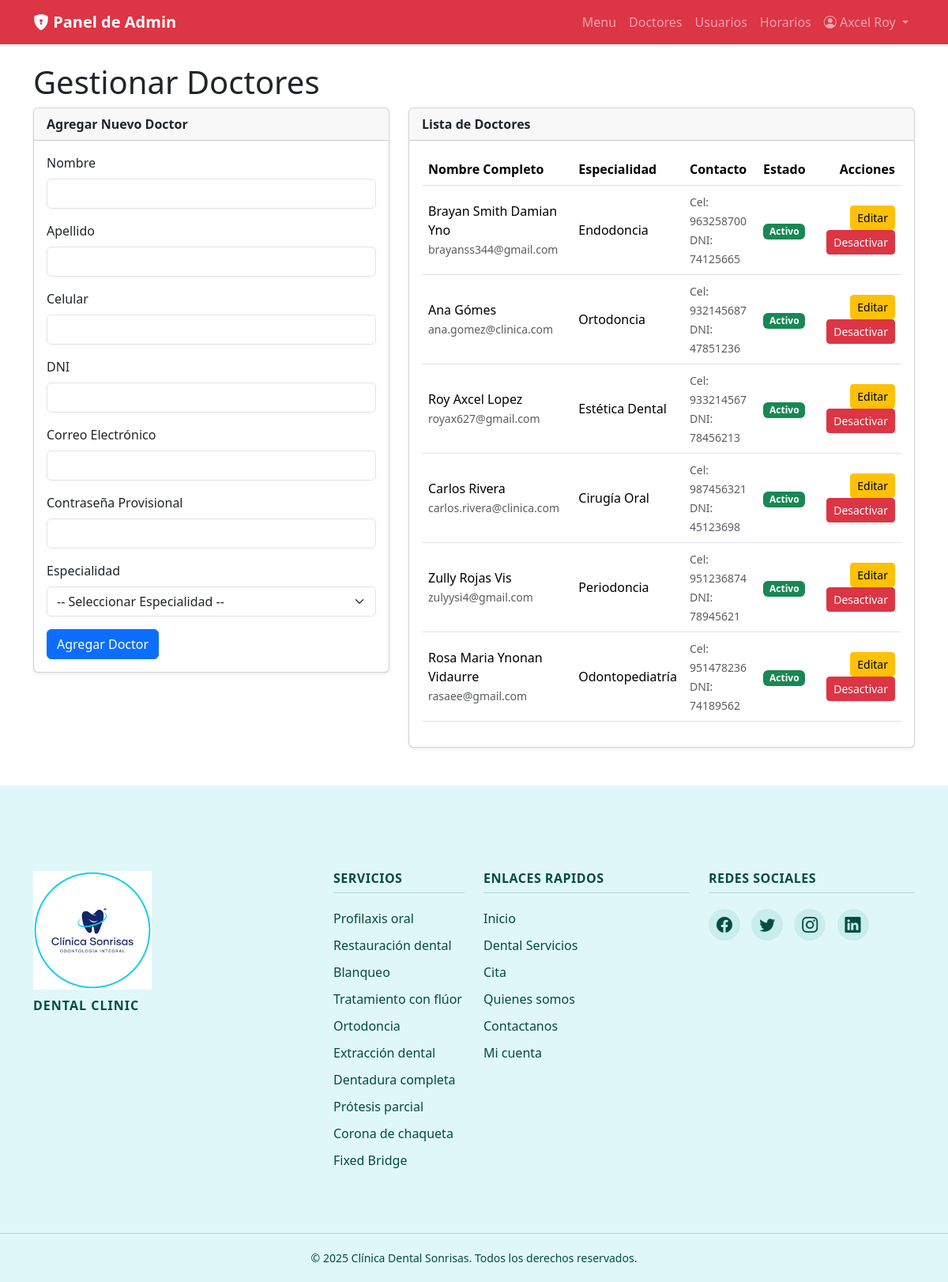
Screenshot of /admin/gestionar_doctores.php (signed in) with the database file from the repository.
### tables this page shows
CREATE TABLE `usuarios` (
  `id_usuario` int(11) NOT NULL,
  `nombre` varchar(100) NOT NULL,
  `apellido` varchar(100) NOT NULL,
  `celular` varchar(20) DEFAULT NULL,
  `dni` varchar(20) DEFAULT NULL,
  `correo` varchar(100) NOT NULL,
  `password` varchar(255) NOT NULL,
  `rol` enum('paciente','doctor','administrador') NOT NULL,
  `estado` enum('activo','inactivo') NOT NULL DEFAULT 'activo',
  `fecha_registro` timestamp NOT NULL DEFAULT current_timestamp()
);

CREATE TABLE `especialidades` (
  `id_especialidad` int(11) NOT NULL,
  `nombre_especialidad` varchar(100) NOT NULL,
  `estado` enum('activo','inactivo') NOT NULL DEFAULT 'activo'
);

### admin/gestionar_doctores.php (the view, shortened to what this page needs)
<?php
require_once __DIR__ . '/../includes/config.php';
$errors = [];
$query_doctores = "SELECT u.id_usuario, u.nombre, u.apellido, u.correo, u.celular, u.dni, u.estado, e.nombre_especialidad
                   FROM usuarios u
                   LEFT JOIN doctores d ON u.id_usuario = d.id_usuario
                   LEFT JOIN especialidades e ON d.id_especialidad = e.id_especialidad
                   WHERE u.rol = 'doctor'
                   ORDER BY u.apellido, u.nombre";
$doctores = $mysqli->query($query_doctores);
require_once ROOT_PATH . '/includes/header.php';
?>
<h1>Gestionar Doctores</h1>
<div class="row">
    <div class="col-lg-5 mb-4">
           <div class="card shadow-sm">
               <div class="card-header fw-bold">Agregar Nuevo Doctor</div>
               <div class="card-body">
                    <form method="POST" novalidate>
                        <div class="mb-3">
                            <label for="nombre" class="form-label">Nombre</label>
                            <input type="text" name="nombre" id="nombre" class="form-control <?php echo (isset($errors['nombre'])) ? 'is-invalid' : ''; ?>" value="<?php echo htmlspecialchars($_POST['nombre'] ?? ''); ?>" required>
                        </div>
                        <div class="mb-3">
                            <label for="apellido" class="form-label">Apellido</label>
                            <input type="text" name="apellido" id="apellido" class="form-control <?php echo (isset($errors['apellido'])) ? 'is-invalid' : ''; ?>" value="<?php echo htmlspecialchars($_POST['apellido'] ?? ''); ?>" required>
                        </div>
                        <div class="mb-3">
                            <label for="celular" class="form-label">Celular</label>
                            <input type="tel" name="celular" id="celular" class="form-control <?php echo (isset($errors['celular'])) ? 'is-invalid' : ''; ?>" value="<?php echo htmlspecialchars($_POST['celular'] ?? ''); ?>" required pattern="[0-9]{9}" title="Debe contener exactamente 9 dígitos numéricos" maxlength="9">
                        </div>
                        <div class="mb-3">
                            <label for="dni" class="form-label">DNI</label>
                            <input type="text" name="dni" id="dni" class="form-control <?php echo (isset($errors['dni'])) ? 'is-invalid' : ''; ?>" value="<?php echo htmlspecialchars($_POST['dni'] ?? ''); ?>" required pattern="[0-9]{8}" title="Debe contener exactamente 8 dígitos numéricos" maxlength="8">
                        </div>
                        <div class="mb-3">
                            <label for="correo" class="form-label">Correo Electrónico</label>
                            <input type="email" name="correo" id="correo" class="form-control <?php echo (isset($errors['correo'])) ? 'is-invalid' : ''; ?>" value="<?php echo htmlspecialchars($_POST['correo'] ?? ''); ?>" required>
                        </div>
                        <div class="mb-3">
                            <label for="password" class="form-label">Contraseña Provisional</label>
                            <input type="password" name="password" id="password" class="form-control <?php echo (isset($errors['password'])) ? 'is-invalid' : ''; ?>" required>
                        </div>
                        <div class="mb-3">
                            <label for="id_especialidad" class="form-label">Especialidad</label>
                            <select name="id_especialidad" id="id_especialidad" class="form-select <?php echo (isset($errors['id_especialidad'])) ? 'is-invalid' : ''; ?>" required>
                                <option value="">-- Seleccionar Especialidad --</option>
                            </select>
                        </div>
                        <button type="submit" class="btn btn-primary">Agregar Doctor</button>
                    </form>
               </div>
           </div>
    </div>
    <div class="col-lg-7">
        <div class="card shadow-sm">
            <div class="card-header fw-bold">Lista de Doctores</div>
            <div class="card-body">
                <div class="table-responsive">
                    <table class="table table-hover align-middle">
                        <thead>
                            <tr>
                                <th>Nombre Completo</th>
                                <th>Especialidad</th>
                                <th>Contacto</th>
                                <th class="text-center">Estado</th>
                                <th class="text-end">Acciones</th>
                            </tr>
                        </thead>
                        <tbody>
                            <?php if ($doctores && $doctores->num_rows > 0): ?>
                                <?php while ($doc = $doctores->fetch_assoc()): ?>
                                    <tr>
                                        <td>
                                            <?php echo htmlspecialchars($doc['nombre'] . ' ' . $doc['apellido']); ?>
                                            <br>
                                            <small class="text-muted"><?php echo htmlspecialchars($doc['correo']); ?></small>
                                        </td>
                                        <td><?php echo htmlspecialchars($doc['nombre_especialidad'] ?? 'No asignada'); ?></td>
                                        <td>
                                            <small class="text-muted">Cel: <?php echo htmlspecialchars($doc['celular'] ?? 'N/A'); ?></small><br>
                                            <small class="text-muted">DNI: <?php echo htmlspecialchars($doc['dni'] ?? 'N/A'); ?></small>
                                        </td>
                                        <td class="text-center">
                                            <span class="badge <?php echo $doc['estado'] == 'activo' ? 'bg-success' : 'bg-secondary'; ?>">
                                                <?php echo ucfirst($doc['estado']); ?>
                                            </span>
                                        </td>
                                        <td class="text-end">
                                            <a href="editar_doctor.php?id=<?php echo $doc['id_usuario']; ?>" class="btn btn-sm btn-warning">Editar</a>
                                            <form method="POST" class="d-inline">
                                                <button type="submit" class="btn btn-sm <?php echo $doc['estado'] == 'activo' ? 'btn-danger' : 'btn-info'; ?>">
                                                    <?php echo $doc['estado'] == 'activo' ? 'Desactivar' : 'Activar'; ?>
                                                </button>
                                            </form>
                                        </td>
                                    </tr>
                                <?php endwhile; ?>
                            <?php else: ?>
                                <tr>
                                    <td colspan="5" class="text-center text-muted">No hay doctores registrados.</td>
                                </tr>
                            <?php endif; ?>
                        </tbody>
                    </table>
                </div>
            </div>
        </div>
    </div>
</div>
<?php require_once ROOT_PATH . '/includes/footer.php'; ?>

### rows the page displays
usuarios: nombre+apellido "Brayan Smith Damian Yno", correo "brayanss344@gmail.com", especialidades.nombre_especialidad "Endodoncia", celular "963258700", dni "74125665", estado "Activo", shows "Desactivar"
usuarios: nombre+apellido "Ana Gómes", correo "ana.gomez@clinica.com", especialidades.nombre_especialidad "Ortodoncia", celular "932145687", dni "47851236", estado "Activo", shows "Desactivar"
usuarios: nombre+apellido "Roy Axcel Lopez", correo "royax627@gmail.com", especialidades.nombre_especialidad "Estética Dental", celular "933214567", dni "78456213", estado "Activo", shows "Desactivar"
usuarios: nombre+apellido "Carlos Rivera", correo "carlos.rivera@clinica.com", especialidades.nombre_especialidad "Cirugía Oral", celular "987456321", dni "45123698", estado "Activo", shows "Desactivar"
usuarios: nombre+apellido "Zully Rojas Vis", correo "zulyysi4@gmail.com", especialidades.nombre_especialidad "Periodoncia", celular "951236874", dni "78945621", estado "Activo", shows "Desactivar"
usuarios: nombre+apellido "Rosa Maria Ynonan Vidaurre", correo "rasaee@gmail.com", especialidades.nombre_especialidad "Odontopediatría", celular "951478236", dni "74189562", estado "Activo", shows "Desactivar"

### other values shown
$_SESSION["nombre"] "Axcel Roy"
